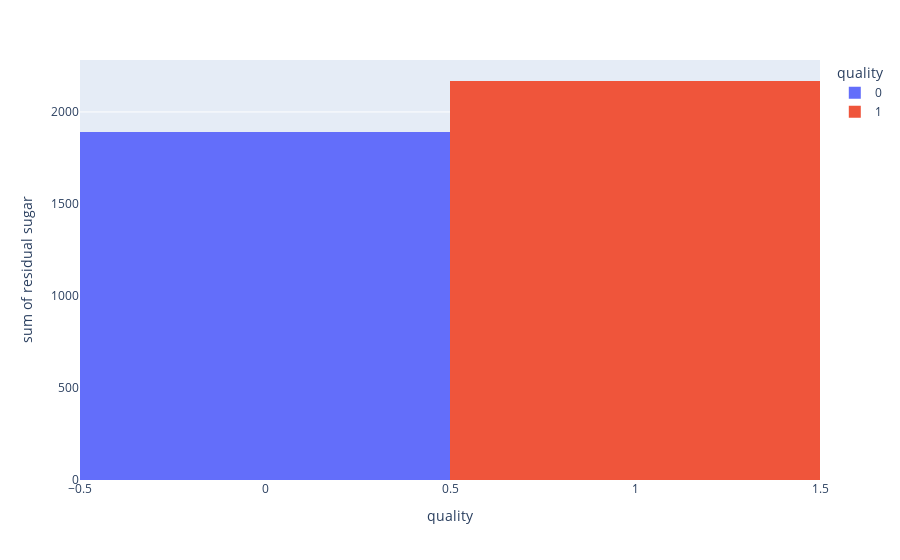

Notebook source saved alongside this figure:
### Code cell
fig = px.histogram(df, x = "quality", y = "residual sugar", color = "quality")
fig.show()

### Figure 1 — Plotly figure (JSON) as saved in the notebook; plotly's stock layout.template omitted (floating-point values rounded to 4 significant figures; data arrays with more than 128 entries replaced by an {"elided": "..."} marker saying what was removed)
{"data": [{"alignmentgroup": "True", "bingroup": "x", "histfunc": "sum", "hovertemplate": "quality=%{x}<br>sum of residual sugar=%{y}<extra></extra>", "legendgroup": "0", "marker": {"color": "#636efa", "pattern": {"shape": ""}}, "name": "0", "offsetgroup": "0", "orientation": "v", "showlegend": true, "type": "histogram", "x": {"elided": "744 int values"}, "xaxis": "x", "y": {"elided": "744 float values"}, "yaxis": "y"}, {"alignmentgroup": "True", "bingroup": "x", "histfunc": "sum", "hovertemplate": "quality=%{x}<br>sum of residual sugar=%{y}<extra></extra>", "legendgroup": "1", "marker": {"color": "#EF553B", "pattern": {"shape": ""}}, "name": "1", "offsetgroup": "1", "orientation": "v", "showlegend": true, "type": "histogram", "x": {"elided": "855 int values"}, "xaxis": "x", "y": {"elided": "855 float values"}, "yaxis": "y"}], "layout": {"barmode": "relative", "legend": {"title": {"text": "quality"}, "tracegroupgap": 0}, "margin": {"t": 60}, "xaxis": {"anchor": "y", "categoryarray": [0, 1], "categoryorder": "array", "domain": [0, 1], "title": {"text": "quality"}}, "yaxis": {"anchor": "x", "domain": [0, 1], "title": {"text": "sum of residual sugar"}}}}
